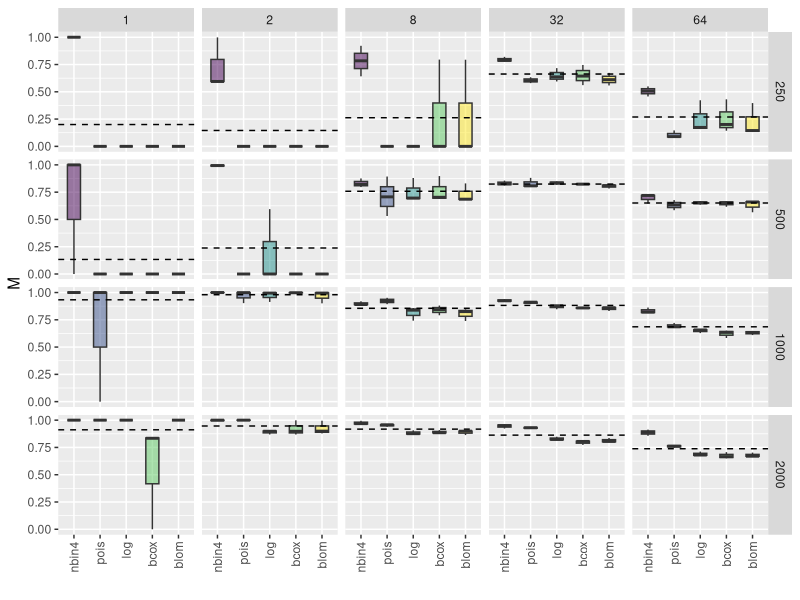

The R source for this figure:
require('ggplot2')
require('dplyr')

########################################################################################################################
########################################################################################################################

metrics = read.table('metrics_0_1.txt', stringsAsFactors = F, sep = ',', header = T)

########################################################################################################################
########################################################################################################################

metrics_flat = metrics %>%
  mutate(MCC = ifelse(is.na(MCC), 0, MCC)) %>%
  mutate(RSS = ifelse(is.na(RSS), 0, RSS)) %>%
  mutate(MCC2 = ifelse(MCC < 0, 0, MCC)) %>%
  mutate(M = (MCC2 / (RSS + 1)) ^ (1/2)) %>%
  mutate(SPARSITY = NGENES_HOT * NMARKERS_HOT + NGENES_POLY * NMARKERS_POLY) %>%
  mutate(MODEL = ifelse(MODEL %in% c('NBinomial', 'NBinomial2', 'NBinomial3', 'NBinomial4', 'Binomial', 'Poisson'), MODEL, TRANS)) %>%
  mutate(MODEL = gsub('NBinomial', 'nbin', MODEL)) %>%
  mutate(MODEL = gsub('Binomial', 'bin', MODEL)) %>%
  mutate(MODEL = gsub('Poisson', 'pois', MODEL)) %>%
  mutate(MODEL = gsub('boxcox', 'bcox', MODEL)) %>%
  select(-c(NGENES, NGENES_HOT, NGENES_POLY, NMARKERS, NMARKERS_HOT, NMARKERS_POLY, TRANS)) %>%
  tidyr::gather(METRIC, VALUE, -c(MODEL, NSAMPLES, SPARSITY, SIZE), convert = T)

########################################################################################################################
########################################################################################################################

mdls = c('nbin4', 'pois', 'log', 'bcox', 'blom')
metric = 'M'
metrics_filt = metrics_flat %>%
  filter(METRIC == metric, MODEL %in% mdls, SPARSITY %in% c(1,2,8,32,64), SIZE == 4) %>%
  group_by(METRIC, MODEL, NSAMPLES, SPARSITY, SIZE) %>%
  arrange(desc(VALUE)) %>%
  slice(1:3) %>%
  ungroup() %>%
  mutate(MODEL = factor(MODEL, levels = mdls, ordered = T))

means = metrics_filt %>%
  group_by(METRIC, NSAMPLES, SPARSITY, SIZE) %>%
  summarise(MEAN = mean(VALUE)) %>%
  ungroup()

print(
  ggplot(data = metrics_filt, mapping = aes(x = MODEL, y = VALUE, fill = MODEL)) +
    geom_boxplot(alpha = 0.5, width = 0.5) +
    geom_hline(data = means, aes(yintercept = MEAN), linetype = 'dashed') +
    theme(legend.position = 'none', axis.text.x = element_text(angle = 90, hjust = 1, vjust = 0.5)) +
    scale_x_discrete(name = '') +
    scale_y_continuous(name = metric) +
    facet_grid(NSAMPLES ~ SPARSITY)
)
